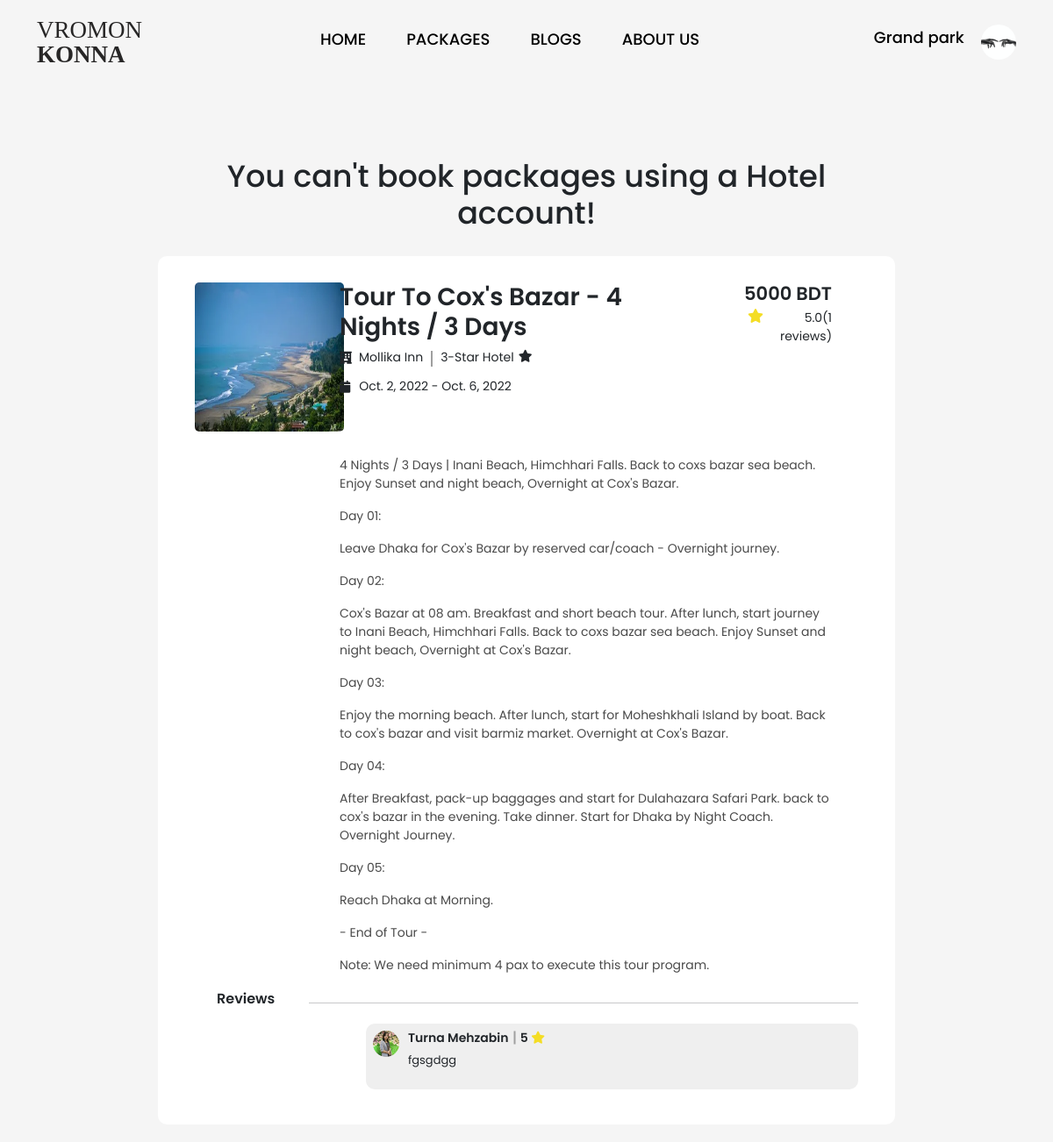
The app's page /packages/package/17 (signed in) with its own data.
### users/models.py (models this page shows, shortened)
class HotelRep(models.Model):
    user = models.OneToOneField(
        User, on_delete=models.CASCADE, primary_key=True)
    name = models.CharField(max_length=128)
    address = models.CharField(max_length=512)
    hotline = models.CharField(max_length=11, unique=True)
    catagory = models.CharField(max_length=16)
    image = models.ImageField(null=True, blank=True,
                              default='default_hotel.jpg', upload_to='users/')

class Traveler(models.Model):
    user = models.OneToOneField(
        User, on_delete=models.CASCADE, primary_key=True)
    name = models.CharField(max_length=128)
    address = models.CharField(max_length=512)
    phone = models.CharField(max_length=11, unique=True)
    emergency_phone = models.CharField(max_length=11, blank=True)
    national_id = models.CharField(max_length=10, unique=True)
    blood_type = models.CharField(max_length=2)
    age = models.SmallIntegerField(2)
    image = models.ImageField(
        null=True, blank=True, default='default_user.jpg', upload_to='users/')

### pkg/models.py (models this page shows, shortened)
class Package(models.Model):
    author = models.ForeignKey(HotelRep, on_delete=models.CASCADE)
    title = models.CharField(max_length=128)
    destination = models.CharField(max_length=128)
    description = models.TextField(max_length=1024)
    cost = models.IntegerField()
    start_date = models.DateField()
    end_date = models.DateField()
    created_date = models.DateField(auto_now_add=True)
    modified_date = models.DateField(auto_now=True)
    rating = models.FloatField(null=True, default=0.0)
    total = models.IntegerField(null=True, default=0)
    image = models.ImageField(null=True, blank=True,
                              default='default_pkg.png', upload_to='packages/')

class Review(models.Model):
    traveler = models.ForeignKey(Traveler, on_delete=models.CASCADE)
    package = models.ForeignKey(Package, on_delete=models.CASCADE)
    description = models.CharField(max_length=512, null=True, blank=True)
    rating = models.IntegerField()

### pkg/views.py (the view)
# urls.py: path('package/<int:pk>', views.pkg_info, name='pkg_info'),
def pkg_info(request, pk):
    pkg = Package.objects.get(pk=pk)
    curr_date = date.today()
    context = {
        'pkg': pkg,
        'reviews': Review.objects.filter(package=pkg).order_by('-pk'),
        'date': curr_date,
    }
    try:
        if pkg.author == request.user.hotelrep:
            context['author'] = True
    except:
        bookings = list(Booking.objects.filter(traveler=request.user.traveler))
        curr_bookings = list(filter(lambda x: x.package == pkg,bookings))
        if curr_bookings:
            context['booked'] = not all(booking.end_date < pkg.start_date for booking in curr_bookings)
        context['conflict'] = any(check_conflict(booking, pkg) for booking in bookings)
        context['bookable'] = curr_date < pkg.start_date
    return render(request, 'pkg/package_info.html', context)

### templates/pkg/package_info.html (shortened to what this page needs)
{% extends 'navbar.html' %}
{% load static %}
{% block content %}
<body class="packages-area">
<div class="single-package-box">
    <div class="row text-center single-package-box-not-bookable">
        {% if 'H' in request.user.last_name and not author %}
        <h1>You can't book packages using a Hotel account!</h1>
        {% elif not bookable and 'T' in request.user.last_name %}
        <h1>Not bookable right now!</h1>
        {% elif conflict and not booked %}
        <h1>Package schedule conflicts with other bookings!</h1>
        {% endif %}
    </div>
    <section class="packages-sec">
        <div class="container">
            <div class="row">
                <div class="col-md-3">
                    <img src="{{ pkg.image.url }}" alt="">
                </div>
                <div class="col-md-9">
                    <div class="row">
                        <div class="col-md-8 packages-header-right">
                            <div class="row">
                                <div class="packages-title">
                                    <h2>{{ pkg.title }}</h2>
                                </div>
                            </div>
                            <div class="row">
                                <div class="edit-review-hotel-details packages-font">
                                    <i class="fa-solid fa-hotel"></i>
                                    <p>{{ pkg.author.name }}</p>
                                    <p>{{ pkg.author.catagory }}</p>
                                    <i class="fa-solid fa-star"></i>
                                </div>
                                <div class="edit-review-date packages-date-font">
                                    <i class="fa-solid fa-calendar"></i>
                                    <p>{{pkg.start_date}} - {{pkg.end_date}}</p>
                                </div>
                            </div>
                        </div>
                        <div class="col-md-4">
                            <div class="packages-cost-detail packages-info-start-icon">
                                <h5>{{ pkg.cost }} BDT</h5>
                                <i class="fa-solid fa-star"></i>
                                <p>{{ pkg.rating }}({{ pkg.total }} reviews)</p>
                            </div>
                        </div>
                    </div>
                    <div class="row">
                        <div class="packages-info-description">
                            <p>{{pkg.description|linebreaks}}</p>
                        </div>
                    </div>
                </div>
            </div>
            <div class="row comments-sec">
                <div class="col-md-2"><p>Reviews</p></div>
                <div class="col-md-10">
                    <hr>
                </div>
            </div>
            <div class="row">
                <div class="col-md-9 offset-3">
                    {% for review in reviews %}
                    <div class="single-review-comment-box">
                        <div class="comments-details packages-review-comment-sec">
                            <img src="{{ review.traveler.image.url }}" alt="">
                            <h6>{{ review.traveler.name }} <span>{{ review.rating }} <i class="fa-solid fa-star"></i></span></h6>
                            <br>
                            <p>{{ review.description }} </p>
                        </div>
                    </div>
                    {% endfor %}
                </div>
            </div>
        </div>
    </section>
</div>
</body>
{% endblock %}

### templates/navbar.html (shortened to what this page needs)
{% load static %}
<!DOCTYPE html>
<html lang="en">
<head>
    <link rel="stylesheet" href="{% static 'css/style.css' %}">
    <link rel="stylesheet" href="{% static 'css/fontAwesome/css/all.min.css' %}">
    <link rel="stylesheet" href="{% static 'css/owl.carousel.min.css' %}">
    <link rel="stylesheet" href="{% static 'css/owl.theme.default.min' %}">
	<link rel="stylesheet" href="{% static 'css/bootstrap.min.css' %}">
</head>
<body>
	<header class="navbar-area">
		<div class="container">
			<div class="row">
				<div class="col-md-3">
					<a href="{% url 'home' %}"><img src="{% static 'img/logo.svg' %}" alt="" class="logo"></a>
				</div>
				<div class="col-md-6">
					<nav class="navbar navbar-expand-sm">
						<ul class="navbar-nav">
							<li class="nav-item"><a class="nav-link" href="/">HOME</a></li>
							<li class="nav-item"><a class="nav-link" href="/packages/">PACKAGES</a></li>
							<li class="nav-item"><a class="nav-link" href="/blogs/">BLOGS</a></li>
							<li class="nav-item"><a class="nav-link" href="/about_us/">ABOUT US</a></li>
						</ul>
					</nav>
				</div>
				<div class="col-md-3 navbar-profolr-area">
					{% if not request.user.is_anonymous %}
						<div class="user-header-right">
							{% if 'T' in request.user.last_name %}
							<a href="{% url 'traveler_profile' %}">{{request.user.traveler.name}}</a>
							<img src="{{ request.user.traveler.image.url }}" alt="No image" class="logo">
							{% else %}
							<a href="{% url 'hotel_profile' %}">{{request.user.hotelrep.name}}</a>
							<img src="{{ request.user.hotelrep.image.url }}" alt="No image" class="logo">
							{% endif %}
						</div>
					{% else %}
						<div class="header-right">
							<a href="/login/">LOGIN</a>
							<a class="header-reg" href="/join_us/">REGISTER</a>
						</div>
					{% endif %}
				</div>
			</div>
		</div>
	</header>
{% block content %}
{% endblock %}
</body>
</html>

### static/css/style.css (style rules this page uses)
body { margin-top: 180px !important; }
.navbar-area { overflow: hidden; position: fixed; top: 0; width: 100%; background: #f5f5f5; color: #000; z-index: 2; padding: 15px !important; }
header { font-family:'Poppins', sans-serif; padding-top: 20px; margin-bottom: 200px; }
header nav ul li a { color: #000 !important; font-size: 18px; margin-left: 30px; font-weight: 500; transition: .5s; }
.logo { text-align: center; }
.user-header-right img { width: 40px; height: 40px; background-size: cover; background-position: center; border-radius: 50%; margin-left: 15px; margin-top: 7px; }
.user-header-right { margin-top: 6px; }
.user-header-right a { text-decoration: none; font-size: 18px; color: #000; font-weight: 500; transition: .5s; }
.navbar-area { padding: 20px; margin-bottom: 30px; }
.navbar-profolr-area { text-align: right; }
.comments-sec p { margin-left: 25px; font-weight: 600; }
.comments-details img { width: 30px; height: 30px; border-radius: 50%; background-size: cover; background-position: center; float: left; }
.comments-details h6 { margin-left: 40px; font-size: 14px; font-weight: 600; }
.comments-details p { font-size: 13px; margin-left: 40px; margin-top: -25px; }
.comments-details { background: #EFEFEF; padding: 8px; border-radius: 10px; margin-bottom: 10px; position: relative; }
.comments-details { background: #EFEFEF; padding: 8px; border-radius: 10px; margin-bottom: 10px; }
.edit-review-hotel-details { display: flex; font-size: 13px; }
.edit-review-hotel-details p:nth-child(3) { margin-left: 20px; position: relative; }
.edit-review-hotel-details i:nth-child(4) { margin-top: 2px; margin-left: 5px; }
.edit-review-hotel-details i:nth-child(1) { margin-top: 4px; }
.edit-review-hotel-details p:nth-child(2) { margin-left: 8px; }
.edit-review-date { display: flex; font-size: 13px; }
.edit-review-date p { margin-left: 10px; margin-top: -4px; }
.edit-review-hotel-details p:nth-child(3):after { position: absolute; content: ''; background: #9f9f9f; width: 18px; height: 2px; left: -19px; bottom: 8px; transform: rotate(90deg); }
.packages-sec img { width: 170px; height: 170px; background-position: center; background-size: cover; border-radius: 5px; }
.packages-area { background: #f5f5f5; font-family:'Poppins', sans-serif; }
.packages-sec { background: #fff; width: 70%; margin: 10px auto 20px; padding: 30px; border-radius: 10px; }
.packages-header-right { margin-left: -30px; }
.packages-title h2 { font-weight: 600; font-size: 28px; }
.packages-font { font-size: 14px; }
.packages-date-font { font-size: 14px; }
.packages-cost-detail i { float: left; margin-top: 3px; color: #F4DD25; }
.packages-cost-detail h5 { font-weight: 600; margin-bottom: 5px; font-size: 21px; }
.packages-cost-detail { text-align: right; }
.packages-cost-detail p { font-size: 14px; }
.packages-info-start-icon i { margin-left: 75px; margin-top: 0px; }
.packages-info-description { margin-left: -30px; }
.packages-info-description p { font-size: 14px; color: #4a4a4a; }
.packages-review-comment-sec span i { color: #F4DD25; }
.packages-review-comment-sec span { margin-left: 10px; }
.packages-review-comment-sec span { position: relative; }
.packages-review-comment-sec span:after { position: absolute; content: ''; background: #9f9f9f; width: 15px; height: 2px; left: -14px; bottom: 9px; transform: rotate(90deg); }
.single-package-box-not-bookable { width: 70%; margin: 20px auto !important; }
.single-package-box-not-bookable h1 { font-size: 35px; }

### records on screen
Package: image (picture), title "Tour To Cox's Bazar - 4 Nights / 3 Days", author.name "Mollika Inn", author.catagory "3-Star Hotel", start_date "Oct. 2, 2022", end_date "Oct. 6, 2022", cost "5000", rating "5.0", total "1", description "4 Nights / 3 Days | Inani Beach, Himchhari Falls. Back to coxs bazar sea beach. Enjoy Sunset and night beach, Overnight at Cox's Bazar. Day 01: Leave Dhaka for Cox's Bazar by reserved car/coach - Overnight journey. Day 02: Cox's Bazar at 08 am. Breakfast and short beach tour. After lunch, start journey to Inani Beach, Himchhari Falls. Back to coxs bazar sea beach. Enjoy Sunset and night beach, Overnight at Cox's Bazar. Day 03: Enjoy the morning beach. After lunch, start for Moheshkhali Island by boat. Back to cox's bazar and visit barmiz market. Overnight at Cox's Bazar. Day 04: After Breakfast, pack-up baggages and start for Dulahazara Safari Park. back to cox's bazar in the evening. Take…"
Review: traveler.image (picture), traveler.name "Turna Mehzabin", rating "5", description "fgsgdgg"

### other values on screen
{{ request.user.hotelrep.name }} "Grand park"
